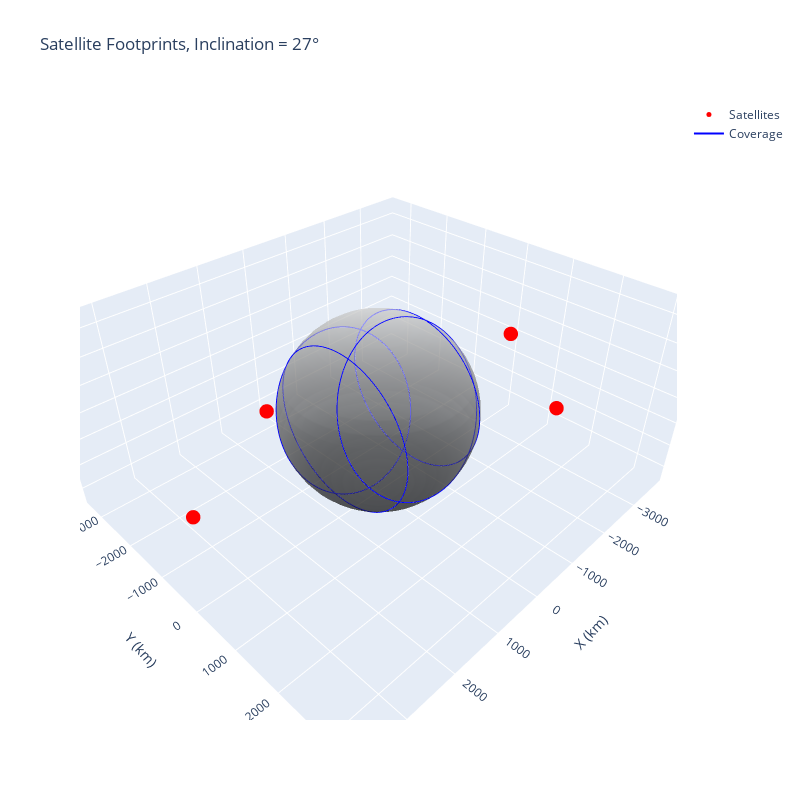

Notebook cell for this chart:
### Code cell
import numpy as np
import plotly.graph_objects as go

# Constants
moon_radius = 1737.4  # km
altitude = 2000        # km
max_fov = 60          # degrees
inclination = 27      # degrees

# Coverage half-angle
half_ang = np.radians(min(max_fov, np.degrees(np.arccos(moon_radius / (moon_radius + altitude)))))

# Orbital radius
r_orbit = moon_radius + altitude

# Number of satellites per plane
n_sat = int(np.ceil(360 / (2 * np.degrees(half_ang))))
phis = np.linspace(0, 2*np.pi, n_sat, endpoint=False)

# Satellite positions in inclined orbital plane
inc = np.radians(inclination)
x_orb = r_orbit * np.cos(phis)
y_orb = r_orbit * np.sin(phis) * np.cos(inc)
z_orb = r_orbit * np.sin(phis) * np.sin(inc)
sat_positions = np.vstack([x_orb, y_orb, z_orb]).T

# Function to compute coverage circle on sphere for a satellite
def coverage_circle(sat_pos, half_ang, R):
    d = -sat_pos / np.linalg.norm(sat_pos)  # nadir direction
    arbitrary = np.array([1,0,0]) if abs(d[0])<0.9 else np.array([0,1,0])
    v = np.cross(d, arbitrary)
    v /= np.linalg.norm(v)
    w = np.cross(d, v)
    thetas = np.linspace(0, 2*np.pi, 100)
    circle = []
    for th in thetas:
        direction = np.cos(half_ang)*d + np.sin(half_ang)*(v*np.cos(th)+w*np.sin(th))
        point = R * direction
        circle.append(point)
    return np.array(circle)

# Build figure
fig = go.Figure()

# Plot Moon surface
u, v = np.mgrid[0:2*np.pi:50j, 0:np.pi:25j]
x_s = moon_radius * np.cos(u) * np.sin(v)
y_s = moon_radius * np.sin(u) * np.sin(v)
z_s = moon_radius * np.cos(v)
fig.add_trace(go.Surface(x=x_s, y=y_s, z=z_s, colorscale='Gray', opacity=0.5, showscale=False))

# Plot satellites
fig.add_trace(go.Scatter3d(
    x=sat_positions[:,0], y=sat_positions[:,1], z=sat_positions[:,2],
    mode='markers', marker=dict(size=5, color='red'), name='Satellites'
))

# Plot coverage circles on surface
for i, sat in enumerate(sat_positions):
    circle = coverage_circle(sat, half_ang, moon_radius)
    fig.add_trace(go.Scatter3d(
        x=circle[:,0], y=circle[:,1], z=circle[:,2],
        mode='lines', line=dict(color='blue', width=2),
        name='Coverage' if i==0 else None, showlegend=(i==0)
    ))

# Layout
fig.update_layout(
    title=f"Satellite Footprints, Inclination = {inclination}°",
    scene=dict(
        xaxis=dict(title='X (km)'),
        yaxis=dict(title='Y (km)'),
        zaxis=dict(title='Z (km)'),
        aspectmode='data'
    ),
    width=800, height=800
)
